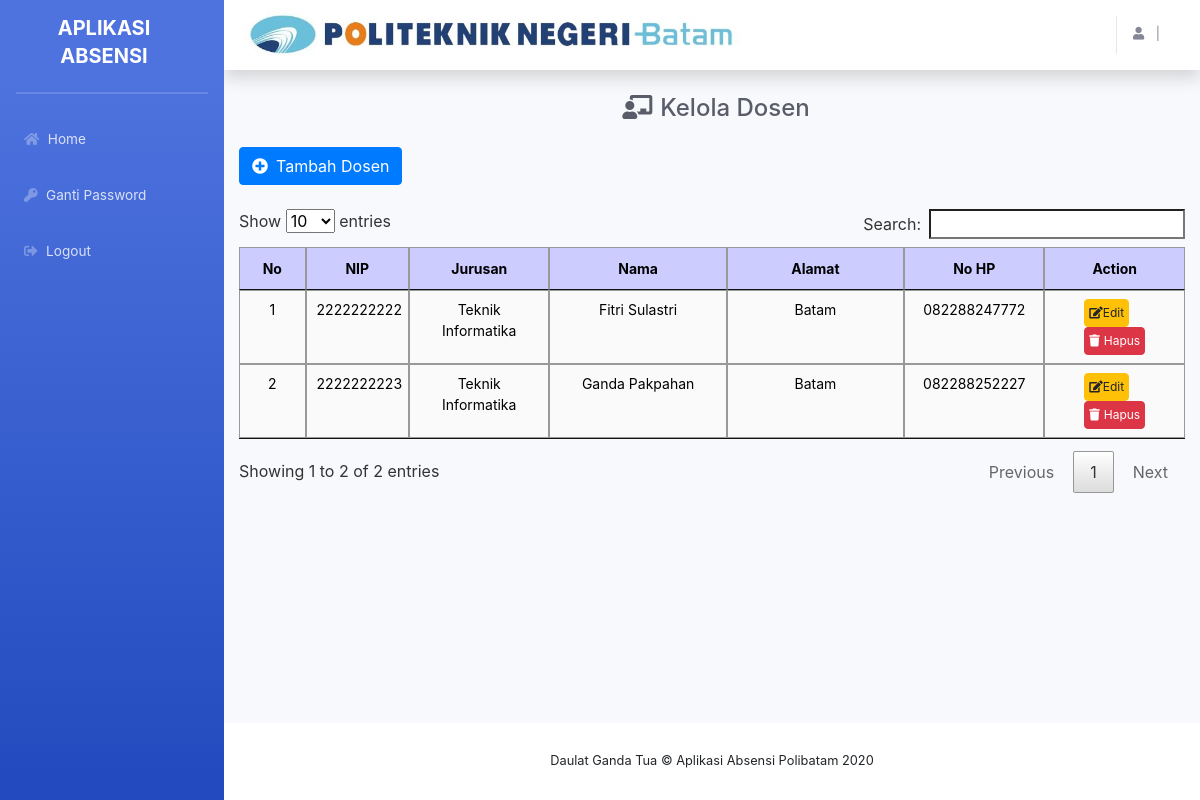
/index.php/admin/dosen, run on the app's committed database.
### tables this page shows
CREATE TABLE `tb_dosen` (
  `id` int(5) NOT NULL,
  `nip` varchar(10) NOT NULL,
  `password` varchar(50) NOT NULL,
  `fakultas` varchar(50) NOT NULL,
  `nama` varchar(100) NOT NULL,
  `no_hp` varchar(15) NOT NULL,
  `alamat` varchar(200) NOT NULL
);

### application/controllers/admin/Dosen.php (called while the page is built, shortened)
<?php
class Dosen extends CI_controller{
	public function __construct(){
		$this->load->model('UserModel');
		$this->load->library('form_validation');
	}
	public function index(){
		$data['user'] 	= $this->UserModel->getAll_dosen();
		$data['title'] 	= "Kelola Dosen - Aplikasi Absensi Polibatam";
		$this->load->view('templates/header', $data);
		$this->load->view('templates/sidebar');
		$this->load->view('admin/dosen', $data);
		$this->load->view('templates/footer');
	}
}
?>

### index.php (called while the page is built, shortened)
<?php
require_once BASEPATH.'core/CodeIgniter.php';

### application/models/UserModel.php (called while the page is built, shortened)
<?php if ( ! defined('BASEPATH')) exit('No direct script access allowed');
class UserModel extends CI_Model {
    public function getAll_dosen(){
        $this->db->select('*');
        $this->db->from('tb_dosen');
        $this->db->order_by('nama');
        $query = $this->db->get();
        return $query->result();
    }
}

### application/views/admin/dosen.php (the view, shortened to what this page needs)
  <div class="container-fluid">
    <h1 class="h4 mb-4 mt-4 text-gray-800 ml-2 text-center"><i class="fas fa-chalkboard-teacher mr-2"></i>Kelola Dosen</h1>
    <a href="<?php echo base_url('index.php/admin/dosen/tambah_dosen') ?>" class="btn btn-primary mb-4"><i class="fas fa-plus-circle mr-2"></i>Tambah Dosen</a>
  <table class="table data mb-2 mt-3 tb_tata_usaha">
    <thead class="text-center">
      <tr>
        <th style="width: 5%;">No</th>
        <th style="width: 10%;">NIP</th>
        <th style="width: 15%;">Jurusan</th>
        <th style="width: 20%;">Nama</th>
        <th style="width: 20%;">Alamat</th>
        <th style="width: 15%;">No HP</th>
        <th style="width: 15%;">Action</th>
      </tr>
    </thead>
    <tbody class="text-center">
      <?php $no = 1; foreach($user as $u): ?>
      <tr>
          <td style="width: 5%;" ><?php echo $no++ ?> </td>
          <td style="width: 10%;" > <?php echo $u->nip ?> </td>
          <td style="width: 15%;" > <?php echo $u->fakultas ?> </td>
          <td style="width: 20%;" > <?php echo $u->nama ?> </td>
          <td style="width: 20%;"> <?php echo $u->alamat ?> </td>
          <td style="width: 15%;"> <?php echo $u->no_hp ?> </td>
          <td style="width: 15%;">
            <a href="<?php echo base_url('index.php/admin/dosen/edit_dosen/'.$u->id);?>" class="btn btn-warning p-1 mr-3 btn_action" data-toogle="tooltip" title="EDIT"><i class="fas fa-edit mr-0" ></i>Edit</a>
            <a href="<?php echo base_url('index.php/admin/dosen/hapus_dosen/'.$u->id);?>" class="btn btn-danger p-1 btn_action" data-toogle="tooltip" title="HAPUS" onclick="javascript: return confirm('Yakin menghapus dosen ini?')"><i class="fas fa-trash mr-1"></i>Hapus</a>
          </td>
      </tr>
      <?php endforeach; ?>
    </tbody>
  </table>
  <br>
  </div>
</div>

### assets/css/style.css (style rules this page uses)
.btn_action { font-size: 12px; }
.tb_tata_usaha { color: #000000; font-size: 12px; width: 100%; border-collapse: collapse; table-layout: fixed; font-size: 14px; }
.tb_tata_usaha th { padding: 10px; margin: 0; border: 1px solid #999999; background: #ccccff; text-align: center; table-layout: fixed; }
.tb_tata_usaha td { padding: 5px; border: 1px solid #999999; background: #fafafa; background: -moz-linear-gradient(top, #fbfbfb, #fafafa); position: relative; }

### data on the page
tb_dosen: nip "2222222222", fakultas "Teknik Informatika", nama "Fitri Sulastri", alamat "Batam", no_hp "082288247772"
tb_dosen: nip "2222222223", fakultas "Teknik Informatika", nama "Ganda Pakpahan", alamat "Batam", no_hp "082288252227"
